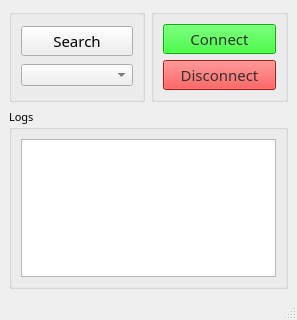
<?xml version="1.0" encoding="UTF-8"?>
<ui version="4.0">
 <class>SetWindow</class>
 <widget class="QMainWindow" name="SetWindow">
  <property name="geometry">
   <rect>
    <x>0</x>
    <y>0</y>
    <width>297</width>
    <height>320</height>
   </rect>
  </property>
  <property name="windowTitle">
   <string>MainWindow</string>
  </property>
  <property name="styleSheet">
   <string notr="true">QPushButton#pushButtonSearch:hover {
background-color: rgb(153, 153, 153);
border-style: inset;
}

QPushButton#pushButtonConnect:hover {
border-style: inset;
}

QPushButton#pushButtonDisconnect:hover {
border-style: inset;
}</string>
  </property>
  <widget class="QWidget" name="centralwidget">
   <layout class="QGridLayout" name="gridLayout_4">
    <item row="0" column="0">
     <widget class="QGroupBox" name="groupBox">
      <property name="title">
       <string/>
      </property>
      <layout class="QGridLayout" name="gridLayout">
       <item row="0" column="1">
        <widget class="QPushButton" name="pushButtonSearch">
         <property name="font">
          <font>
           <family>Yu Gothic UI Semilight</family>
           <pointsize>11</pointsize>
           <weight>50</weight>
           <italic>false</italic>
           <bold>false</bold>
          </font>
         </property>
         <property name="styleSheet">
          <string notr="true">#pushButtonSearchr{
background-color: #999999;
color: rgb(50, 50, 50);
}
#pushButtonSearch:pressed{
background-color: #4d4d4d; 
}</string>
         </property>
         <property name="text">
          <string>Search</string>
         </property>
        </widget>
       </item>
       <item row="1" column="1">
        <widget class="QComboBox" name="comboBoxDevices">
         <property name="styleSheet">
          <string notr="true">font: 11pt &quot;Yu Gothic UI Semilight&quot;;
color: rgb(50, 50, 50);</string>
         </property>
        </widget>
       </item>
      </layout>
     </widget>
    </item>
    <item row="1" column="0" colspan="2">
     <widget class="QGroupBox" name="groupBox_2">
      <property name="font">
       <font>
        <family>Yu Gothic UI Semilight</family>
        <pointsize>8</pointsize>
        <weight>50</weight>
        <italic>false</italic>
        <bold>false</bold>
       </font>
      </property>
      <property name="styleSheet">
       <string notr="true">font: 8pt &quot;Yu Gothic UI Semilight&quot;;</string>
      </property>
      <property name="title">
       <string>Logs</string>
      </property>
      <layout class="QGridLayout" name="gridLayout_3">
       <item row="0" column="0">
        <widget class="QTextEdit" name="textEdit"/>
       </item>
      </layout>
     </widget>
    </item>
    <item row="0" column="1">
     <widget class="QGroupBox" name="groupBox_3">
      <property name="title">
       <string/>
      </property>
      <layout class="QGridLayout" name="gridLayout_2">
       <item row="0" column="0">
        <widget class="QPushButton" name="pushButtonConnect">
         <property name="font">
          <font>
           <family>Yu Gothic UI Semilight</family>
           <pointsize>11</pointsize>
           <weight>50</weight>
           <italic>false</italic>
           <bold>false</bold>
          </font>
         </property>
         <property name="styleSheet">
          <string notr="true">#pushButtonConnect {
background-color:#00ff00;
color: rgb(50, 50, 50);
font: 11pt &quot;Yu Gothic UI Semilight&quot;;
}

#pushButtonConnect:pressed{
background-color:#00b300;
}</string>
         </property>
         <property name="text">
          <string>Connect</string>
         </property>
        </widget>
       </item>
       <item row="1" column="0">
        <widget class="QPushButton" name="pushButtonDisconnect">
         <property name="font">
          <font>
           <family>Yu Gothic UI Semilight</family>
           <pointsize>11</pointsize>
           <weight>50</weight>
           <italic>false</italic>
           <bold>false</bold>
          </font>
         </property>
         <property name="styleSheet">
          <string notr="true">#pushButtonDisconnect {
background-color: rgb(255, 26, 26);
color: rgb(50, 50, 50);
font: 11pt &quot;Yu Gothic UI Semilight&quot;;
}
#pushButtonDisconnect:pressed {
background-color: #b30000;
}

</string>
         </property>
         <property name="text">
          <string>Disconnect</string>
         </property>
        </widget>
       </item>
      </layout>
     </widget>
    </item>
   </layout>
  </widget>
  <widget class="QMenuBar" name="menubar">
   <property name="geometry">
    <rect>
     <x>0</x>
     <y>0</y>
     <width>297</width>
     <height>20</height>
    </rect>
   </property>
  </widget>
  <widget class="QStatusBar" name="statusbar"/>
 </widget>
 <resources/>
 <connections/>
</ui>
